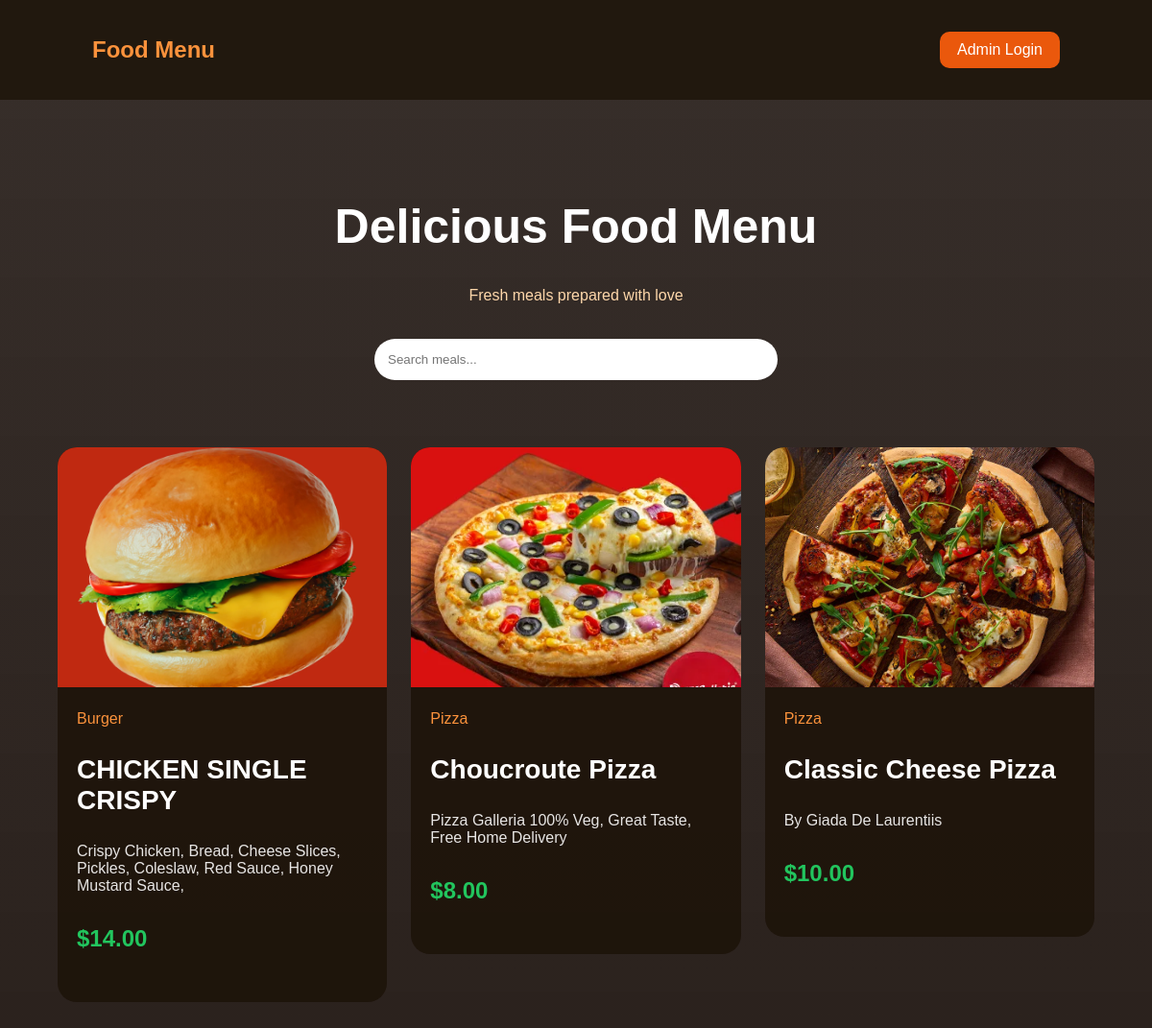
Page /menu.php on the committed database.
### tables this page shows
CREATE TABLE `meals` (
  `id` int(11) NOT NULL,
  `meal_name` varchar(100) NOT NULL,
  `price` decimal(10,2) NOT NULL,
  `description` text DEFAULT NULL,
  `category` varchar(50) DEFAULT NULL,
  `image` varchar(255) DEFAULT NULL,
  `created_at` timestamp NOT NULL DEFAULT current_timestamp()
);

### menu.php (the view, shortened to what this page needs)
<?php
include "db.php";
$sql = "select * from meals order by id desc";
$result = mysqli_query($conn, $sql);
?>
<!DOCTYPE html>
<html>
<head>
    <link rel="stylesheet" href="style.css">
</head>
<body>
<div class="navbar">
    <h2>Food Menu</h2>
    <a href="admin_login.php">
        Admin Login
    </a>
</div>
<div class="hero">
    <h1>Delicious Food Menu</h1>
    <p>
        Fresh meals prepared with love
    </p>
    <input
        type="text"
        id="searchInput"
        placeholder="Search meals..."
    >
</div>
<div class="products-container">
<?php while($row = mysqli_fetch_assoc($result)) { ?>
<a class="product-link"
   href="meal_details.php?id=<?php echo $row['id']; ?>">
    <div class="product-card">
        <img src="<?php echo $row['image']; ?>">
        <div class="product-info">
            <span>
                <?php echo $row['category']; ?>
            </span>
            <h3>
                <?php echo $row['meal_name']; ?>
            </h3>
            <p>
                <?php echo $row['description']; ?>
            </p>
            <h4>
                $<?php echo $row['price']; ?>
            </h4>
        </div>
    </div>
</a>
<?php } ?>
</div>
</body>
</html>

### style.css (style rules this page uses)
* { box-sizing:border-box; }
body { margin:0; font-family:Arial, sans-serif; min-height:100vh; color:white; background: linear-gradient(rgba(20,10,5,0.85), rgba(20,10,5,0.9)), url("https://images.unsplash.com/photo-1504674900247-0877df9cc836?auto=format&fit=crop&w=1600&q=80"); background-size:cover; background-position:center; }
.navbar { width:100%; padding:18px 8%; display:flex; justify-content:space-between; align-items:center; background:rgba(30,20,10,0.85); }
.navbar h2 { color:#fb923c; }
.navbar a { color:white; text-decoration:none; background:#ea580c; padding:10px 18px; border-radius:10px; }
.hero { text-align:center; padding:70px 20px 40px; }
.hero h1 { font-size:50px; }
.hero p { color:#fed7aa; }
#searchInput { width:420px; max-width:90%; padding:14px; border:none; border-radius:30px; margin-top:20px; }
.products-container { width:90%; margin:30px auto; display:grid; grid-template-columns:repeat(auto-fit,minmax(280px,1fr)); gap:25px; }
.product-card { background:rgba(30,20,10,0.92); border-radius:20px; overflow:hidden; transition:0.3s; }
.product-card img { width:100%; height:250px; object-fit:cover; }
.product-info { padding:20px; }
.product-info span { color:#fb923c; }
.product-info h3 { font-size:28px; }
.product-info p { color:#e7e5e4; }
.product-info h4 { color:#22c55e; font-size:24px; }
.product-link { text-decoration:none; color:white; }

### rows in the picture
meals: image (picture), category "Burger", meal_name "CHICKEN SINGLE CRISPY", description "Crispy Chicken, Bread, Cheese Slices, Pickles, Coleslaw, Red Sauce, Honey Mustard Sauce,", price "14.00"
meals: image (picture), category "Pizza", meal_name "Choucroute Pizza", description "Pizza Galleria 100% Veg, Great Taste, Free Home Delivery", price "8.00"
meals: image (picture), category "Pizza", meal_name "Classic Cheese Pizza", description "By Giada De Laurentiis", price "10.00"
